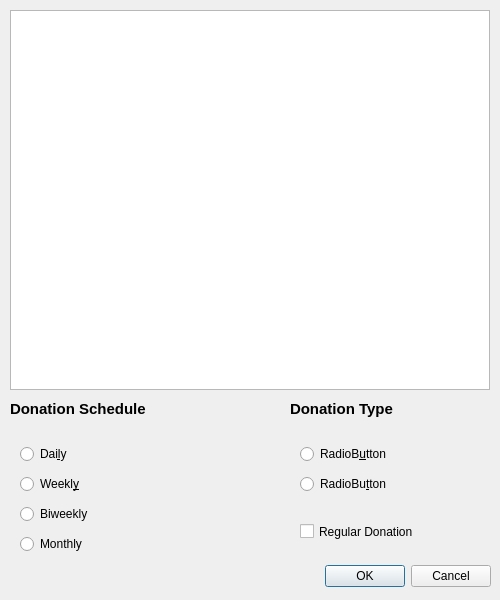
<?xml version="1.0" encoding="UTF-8"?>
<ui version="4.0">
 <class>Dialog</class>
 <widget class="QDialog" name="Dialog">
  <property name="geometry">
   <rect>
    <x>0</x>
    <y>0</y>
    <width>500</width>
    <height>600</height>
   </rect>
  </property>
  <property name="sizePolicy">
   <sizepolicy hsizetype="Fixed" vsizetype="Fixed">
    <horstretch>0</horstretch>
    <verstretch>0</verstretch>
   </sizepolicy>
  </property>
  <property name="windowTitle">
   <string>Dialog</string>
  </property>
  <widget class="QDialogButtonBox" name="buttonBox">
   <property name="geometry">
    <rect>
     <x>150</x>
     <y>560</y>
     <width>341</width>
     <height>32</height>
    </rect>
   </property>
   <property name="orientation">
    <enum>Qt::Orientation::Horizontal</enum>
   </property>
   <property name="standardButtons">
    <set>QDialogButtonBox::StandardButton::Cancel|QDialogButtonBox::StandardButton::Ok</set>
   </property>
  </widget>
  <widget class="QPlainTextEdit" name="previewDonation">
   <property name="geometry">
    <rect>
     <x>10</x>
     <y>10</y>
     <width>480</width>
     <height>380</height>
    </rect>
   </property>
   <property name="font">
    <font>
     <family>Monospace</family>
    </font>
   </property>
   <property name="acceptDrops">
    <bool>false</bool>
   </property>
   <property name="sizeAdjustPolicy">
    <enum>QAbstractScrollArea::SizeAdjustPolicy::AdjustToContentsOnFirstShow</enum>
   </property>
   <property name="lineWrapMode">
    <enum>QPlainTextEdit::LineWrapMode::NoWrap</enum>
   </property>
  </widget>
  <widget class="QWidget" name="verticalLayoutWidget">
   <property name="geometry">
    <rect>
     <x>10</x>
     <y>430</y>
     <width>220</width>
     <height>140</height>
    </rect>
   </property>
   <layout class="QVBoxLayout" name="layoutConfigTimer">
    <property name="leftMargin">
     <number>10</number>
    </property>
    <property name="topMargin">
     <number>10</number>
    </property>
    <property name="rightMargin">
     <number>10</number>
    </property>
    <property name="bottomMargin">
     <number>10</number>
    </property>
    <item>
     <widget class="QRadioButton" name="optionDaily">
      <property name="text">
       <string>Dai&amp;ly</string>
      </property>
     </widget>
    </item>
    <item>
     <widget class="QRadioButton" name="optionWeekly">
      <property name="text">
       <string>Weekl&amp;y</string>
      </property>
     </widget>
    </item>
    <item>
     <widget class="QRadioButton" name="optionBiweekly">
      <property name="text">
       <string>Biweekly</string>
      </property>
     </widget>
    </item>
    <item>
     <widget class="QRadioButton" name="optionMonthly">
      <property name="text">
       <string>Monthly</string>
      </property>
     </widget>
    </item>
   </layout>
  </widget>
  <widget class="QWidget" name="verticalLayoutWidget_2">
   <property name="geometry">
    <rect>
     <x>290</x>
     <y>430</y>
     <width>200</width>
     <height>80</height>
    </rect>
   </property>
   <layout class="QVBoxLayout" name="layoutConfigData">
    <property name="leftMargin">
     <number>10</number>
    </property>
    <property name="topMargin">
     <number>10</number>
    </property>
    <property name="rightMargin">
     <number>10</number>
    </property>
    <property name="bottomMargin">
     <number>10</number>
    </property>
    <item>
     <widget class="QRadioButton" name="optionBasic">
      <property name="text">
       <string>RadioB&amp;utton</string>
      </property>
     </widget>
    </item>
    <item>
     <widget class="QRadioButton" name="optionFull">
      <property name="text">
       <string>RadioBu&amp;tton</string>
      </property>
     </widget>
    </item>
   </layout>
  </widget>
  <widget class="QCheckBox" name="checkRegular">
   <property name="geometry">
    <rect>
     <x>300</x>
     <y>520</y>
     <width>190</width>
     <height>23</height>
    </rect>
   </property>
   <property name="text">
    <string>Regular Donation</string>
   </property>
  </widget>
  <widget class="QLabel" name="labelTimerOptions">
   <property name="geometry">
    <rect>
     <x>10</x>
     <y>400</y>
     <width>200</width>
     <height>19</height>
    </rect>
   </property>
   <property name="text">
    <string>&lt;html&gt;&lt;head/&gt;&lt;body&gt;&lt;p&gt;&lt;span style=&quot; font-size:11pt; font-weight:700;&quot;&gt;Donation Schedule&lt;/span&gt;&lt;/p&gt;&lt;/body&gt;&lt;/html&gt;</string>
   </property>
  </widget>
  <widget class="QLabel" name="labelServiceOptions">
   <property name="geometry">
    <rect>
     <x>290</x>
     <y>400</y>
     <width>200</width>
     <height>19</height>
    </rect>
   </property>
   <property name="text">
    <string>&lt;html&gt;&lt;head/&gt;&lt;body&gt;&lt;p&gt;&lt;span style=&quot; font-size:11pt; font-weight:700;&quot;&gt;Donation Type&lt;/span&gt;&lt;/p&gt;&lt;/body&gt;&lt;/html&gt;</string>
   </property>
  </widget>
 </widget>
 <resources/>
 <connections>
  <connection>
   <sender>buttonBox</sender>
   <signal>accepted()</signal>
   <receiver>Dialog</receiver>
   <slot>accept()</slot>
   <hints>
    <hint type="sourcelabel">
     <x>248</x>
     <y>254</y>
    </hint>
    <hint type="destinationlabel">
     <x>157</x>
     <y>274</y>
    </hint>
   </hints>
  </connection>
  <connection>
   <sender>buttonBox</sender>
   <signal>rejected()</signal>
   <receiver>Dialog</receiver>
   <slot>reject()</slot>
   <hints>
    <hint type="sourcelabel">
     <x>316</x>
     <y>260</y>
    </hint>
    <hint type="destinationlabel">
     <x>286</x>
     <y>274</y>
    </hint>
   </hints>
  </connection>
 </connections>
</ui>
